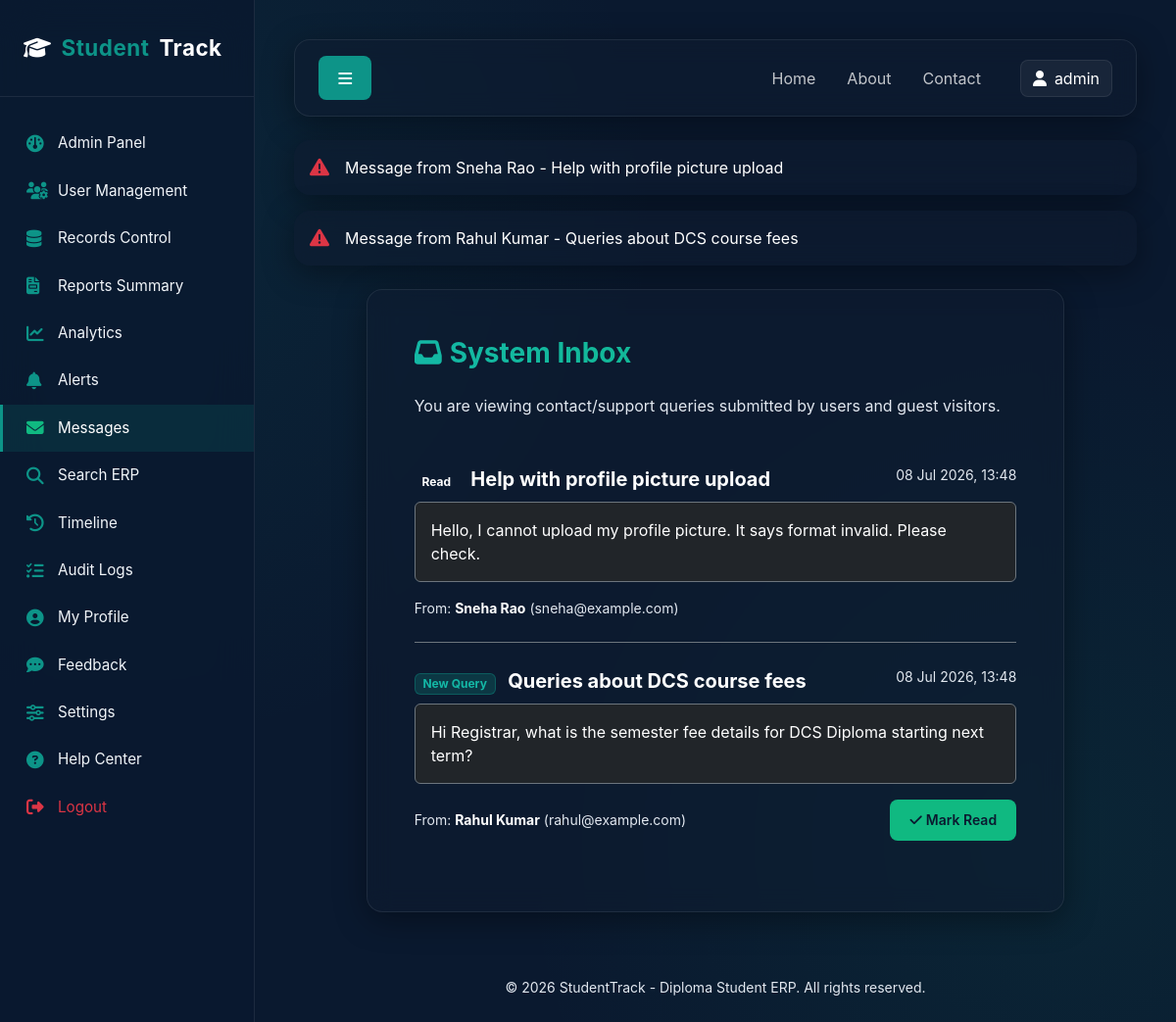
/messages/ (signed in), run on the app's committed database.
### erp/models.py (models this page shows)
class Message(models.Model):
    user = models.ForeignKey(User, null=True, blank=True, on_delete=models.SET_NULL, related_name='sent_messages')
    name = models.CharField(max_length=100)
    email = models.EmailField()
    subject = models.CharField(max_length=200)
    message = models.TextField()
    created_at = models.DateTimeField(auto_now_add=True)
    is_read = models.BooleanField(default=False)
    def __str__(self):
        return f"Message from {self.name} - {self.subject}"

### erp/views.py (the view)
# urls.py: path('messages/', views.messages_view, name='messages'),
@login_required
def messages_view(request):
    if request.user.profile.role == 'admin':
        msgs = Message.objects.all().order_by('-created_at')
    else:
        msgs = Message.objects.filter(user=request.user).order_by('-created_at')
    return render(request, 'erp/messages.html', {'messages': msgs})

### erp/templates/erp/messages.html (shortened to what this page needs)
{% extends 'erp/base.html' %}
{% block content %}
<div class="row">
    <div class="col-lg-10 mx-auto">
        <div class="glass-card p-5">
            <h3 class="fw-bold mb-4 accent-text-gradient"><i class="fa-solid fa-inbox me-2"></i>System Inbox</h3>
            {% if user.profile.role == 'admin' %}
                <p class="text-muted mb-4">You are viewing contact/support queries submitted by users and guest visitors.</p>
                <div class="list-group list-group-flush bg-transparent">
                    {% for msg in messages %}
                    <div class="list-group-item bg-transparent text-white border-secondary px-0 py-4">
                        <div class="d-flex justify-content-between align-items-start mb-2">
                            <div>
                                <span class="badge {% if msg.is_read %}badge-glass{% else %}badge-teal{% endif %} me-2">
                                    {% if msg.is_read %}Read{% else %}New Query{% endif %}
                                </span>
                                <strong class="fs-5">{{ msg.subject }}</strong>
                            </div>
                            <small class="text-muted">{{ msg.created_at|date:"d M Y, H:i" }}</small>
                        </div>
                        <div class="p-3 rounded bg-dark border border-secondary mb-3">
                            <p class="mb-0" style="white-space: pre-wrap;">{{ msg.message }}</p>
                        </div>
                        <div class="d-flex justify-content-between align-items-center">
                            <small class="text-muted">From: <strong class="text-white">{{ msg.name }}</strong> ({{ msg.email }})</small>
                            {% if not msg.is_read %}
                                <a href="{% url 'message_read' msg.id %}" class="btn btn-accent btn-sm"><i class="fa-solid fa-check me-1"></i>Mark Read</a>
                            {% endif %}
                        </div>
                    </div>
                    {% empty %}
                    <div class="text-center py-5 text-muted">
                        <i class="fa-solid fa-envelope-open-text mb-3" style="font-size: 3rem;"></i>
                        <p class="mb-0">No queries received in the database yet.</p>
                    </div>
                    {% endfor %}
                </div>
            {% endif %}
        </div>
    </div>
</div>
{% endblock %}

### erp/templates/erp/base.html (shortened to what this page needs)
{% load static %}
<!DOCTYPE html>
<html lang="en">
<head>
    <link href="https://cdn.jsdelivr.net/npm/bootstrap@5.3.0/dist/css/bootstrap.min.css" rel="stylesheet">
    <link href="https://cdnjs.cloudflare.com/ajax/libs/font-awesome/6.4.0/css/all.min.css" rel="stylesheet">
    <link rel="stylesheet" href="{% static 'erp/css/theme.css' %}">
</head>
<body>
    <div id="wrapper">
        {% if user.is_authenticated %}
        <nav id="sidebar">
            <div class="sidebar-header">
                <a href="{% url 'dashboard' %}" class="sidebar-brand">
                    <i class="fa-solid fa-graduation-cap text-teal"></i>
                    <span>Student</span>Track
                </a>
            </div>
            <ul class="components-nav">
                {% if user.profile.role == 'admin' %}
                    <li class="{% if request.resolver_match.url_name == 'admin_dashboard' %}active{% endif %}">
                        <a href="{% url 'admin_dashboard' %}"><i class="fa-solid fa-gauge"></i> Admin Panel</a>
                    </li>
                    <li class="{% if request.resolver_match.url_name == 'user_management' %}active{% endif %}">
                        <a href="{% url 'user_management' %}"><i class="fa-solid fa-users-cog"></i> User Management</a>
                    </li>
                    <li class="{% if request.resolver_match.url_name == 'data_management' %}active{% endif %}">
                        <a href="{% url 'data_management' %}"><i class="fa-solid fa-database"></i> Records Control</a>
                    </li>
                {% endif %}
                <li class="{% if request.resolver_match.url_name == 'reports' %}active{% endif %}">
                    <a href="{% url 'reports' %}"><i class="fa-solid fa-file-invoice"></i> Reports Summary</a>
                </li>
                <li class="{% if request.resolver_match.url_name == 'analytics' %}active{% endif %}">
                    <a href="{% url 'analytics' %}"><i class="fa-solid fa-chart-line"></i> Analytics</a>
                </li>
                <li class="{% if request.resolver_match.url_name == 'notifications' %}active{% endif %}">
                    <a href="{% url 'notifications' %}"><i class="fa-solid fa-bell"></i> Alerts</a>
                </li>
                <li class="{% if request.resolver_match.url_name == 'messages' %}active{% endif %}">
                    <a href="{% url 'messages' %}"><i class="fa-solid fa-envelope"></i> Messages</a>
                </li>
                <li class="{% if request.resolver_match.url_name == 'search' %}active{% endif %}">
                    <a href="{% url 'search' %}"><i class="fa-solid fa-search"></i> Search ERP</a>
                </li>
                <li class="{% if request.resolver_match.url_name == 'history' %}active{% endif %}">
                    <a href="{% url 'history' %}"><i class="fa-solid fa-clock-rotate-left"></i> Timeline</a>
                </li>
                <li class="{% if request.resolver_match.url_name == 'activity_logs' %}active{% endif %}">
                    <a href="{% url 'activity_logs' %}"><i class="fa-solid fa-list-check"></i> Audit Logs</a>
                </li>
                <li class="{% if request.resolver_match.url_name == 'profile' %}active{% endif %}">
                    <a href="{% url 'profile' %}"><i class="fa-solid fa-user-circle"></i> My Profile</a>
                </li>
                <li class="{% if request.resolver_match.url_name == 'feedback' %}active{% endif %}">
                    <a href="{% url 'feedback' %}"><i class="fa-solid fa-comment-dots"></i> Feedback</a>
                </li>
                <li class="{% if request.resolver_match.url_name == 'settings' %}active{% endif %}">
                    <a href="{% url 'settings' %}"><i class="fa-solid fa-sliders"></i> Settings</a>
                </li>
                <li class="{% if request.resolver_match.url_name == 'help_center' %}active{% endif %}">
                    <a href="{% url 'help_center' %}"><i class="fa-solid fa-question-circle"></i> Help Center</a>
                </li>
                <li>
                    <a href="{% url 'logout' %}" class="text-danger"><i class="fa-solid fa-sign-out-alt text-danger"></i> Logout</a>
                </li>
            </ul>
        </nav>
        {% endif %}
        <div id="content" class="w-100">
            <nav class="navbar navbar-expand-lg glass-card py-3 px-4 mb-4">
                <div class="container-fluid p-0">
                    {% if user.is_authenticated %}
                    <button type="button" id="sidebarCollapse" class="btn btn-teal me-3">
                        <i class="fa-solid fa-bars"></i>
                    </button>
                    {% else %}
                    <a href="{% url 'home' %}" class="navbar-brand text-white fw-bold me-auto">
                        <i class="fa-solid fa-graduation-cap text-teal me-2"></i>StudentTrack
                    </a>
                    {% endif %}
                    <div class="collapse navbar-collapse d-none d-lg-flex justify-content-end" id="navbarContent">
                        <ul class="navbar-nav align-items-center gap-3">
                            <li class="nav-item">
                                <a href="{% url 'home' %}" class="nav-link text-white opacity-75">Home</a>
                            </li>
                            <li class="nav-item">
                                <a href="{% url 'about' %}" class="nav-link text-white opacity-75">About</a>
                            </li>
                            <li class="nav-item mb-0">
                                <a href="{% url 'contact' %}" class="nav-link text-white opacity-75 me-3">Contact</a>
                            </li>
                            {% if user.is_authenticated %}
                            <li class="nav-item dropdown">
                                <a class="btn btn-glass d-flex align-items-center gap-2" href="{% url 'profile' %}">
                                    {% if user.profile.profile_pic %}
                                        <img src="{{ user.profile.profile_pic.url }}" alt="avatar" class="rounded-circle" style="width: 25px; height: 25px; object-fit: cover;">
                                    {% else %}
                                        <i class="fa-solid fa-user text-teal"></i>
                                    {% endif %}
                                    <span>{{ user.username }}</span>
                                </a>
                            </li>
                            {% endif %}
                        </ul>
                    </div>
                </div>
            </nav>
            {% if messages %}
                <div class="container-fluid p-0 mb-4">
                    {% for message in messages %}
                        <div class="alert alert-{% if message.tags == 'error' %}danger{% else %}{{ message.tags }}{% endif %} glass-card border-0 text-white d-flex align-items-center" role="alert">
                            <i class="fa-solid {% if message.tags == 'success' %}fa-circle-check text-success{% else %}fa-triangle-exclamation text-danger{% endif %} me-3 fs-5"></i>
                            <div>{{ message }}</div>
                        </div>
                    {% endfor %}
                </div>
            {% endif %}
            <div class="container-fluid p-0">
                {% block content %}{% endblock %}
            </div>
            <footer class="mt-5 text-center text-muted py-3">
                <small>&copy; 2026 StudentTrack - Diploma Student ERP. All rights reserved.</small>
            </footer>
        </div>
    </div>
</body>
</html>

### static/erp/css/theme.css (style rules this page uses)
:root { --bg-dark-blue: #0a192f; --bg-card-glass: rgba(16, 28, 48, 0.55); --border-glass: rgba(255, 255, 255, 0.08); --teal-green: #0d9488; --teal-green-hover: #14b8a6; --accent-green: #10b981; --light-gray: #f1f5f9; --pure-white: #ffffff; --text-muted: #e2e8f0; --sidebar-width: 260px; --transition-smooth: all 0.3s cubic-bezier(0.4, 0, 0.2, 1); }
.text-muted { color: #e2e8f0 !important; }
body { background-color: var(--bg-dark-blue); background-image: radial-gradient(circle at 10% 20%, rgba(13, 148, 136, 0.1) 0%, transparent 40%), radial-gradient(circle at 90% 80%, rgba(16, 185, 129, 0.08) 0%, transparent 40%); background-attachment: fixed; color: var(--pure-white); font-family: 'Inter', 'Outfit', -apple-system, BlinkMacSystemFont, "Segoe UI", Roboto, sans-serif; min-height: 100vh; overflow-x: hidden; }
.glass-card { background: var(--bg-card-glass); backdrop-filter: blur(12px); -webkit-backdrop-filter: blur(12px); border: 1px solid var(--border-glass); border-radius: 16px; box-shadow: 0 8px 32px 0 rgba(0, 0, 0, 0.37); transition: var(--transition-smooth); }
#wrapper { display: flex; width: 100%; align-items: stretch; }
#sidebar { min-width: var(--sidebar-width); max-width: var(--sidebar-width); background: rgba(10, 25, 47, 0.85); backdrop-filter: blur(20px); -webkit-backdrop-filter: blur(20px); border-right: 1px solid var(--border-glass); transition: var(--transition-smooth); min-height: 100vh; z-index: 1000; }
#content { width: 100%; padding: 2.5rem; min-height: 100vh; transition: var(--transition-smooth); }
.sidebar-header { padding: 2rem 1.5rem; border-bottom: 1px solid var(--border-glass); }
.sidebar-brand { font-size: 1.4rem; font-weight: 700; letter-spacing: 0.5px; color: var(--pure-white); text-decoration: none; display: flex; align-items: center; gap: 10px; }
.sidebar-brand span { color: var(--teal-green); }
.components-nav { padding: 1.5rem 0; list-style: none; margin: 0; }
.components-nav li a { padding: 0.8rem 1.5rem; font-size: 0.95rem; display: flex; align-items: center; gap: 12px; color: var(--light-gray); text-decoration: none; transition: var(--transition-smooth); border-left: 3px solid transparent; }
.components-nav li a:hover, .components-nav li.active a { color: var(--pure-white); background: rgba(13, 148, 136, 0.15); border-left-color: var(--teal-green); }
.components-nav li a i { width: 20px; font-size: 1.1rem; color: var(--teal-green); }
.components-nav li.active a i { color: var(--accent-green); }
.btn-teal { background-color: var(--teal-green); color: var(--pure-white); border: 1px solid transparent; transition: var(--transition-smooth); border-radius: 8px; font-weight: 600; padding: 0.6rem 1.2rem; }
.btn-accent { background-color: var(--accent-green); color: var(--bg-dark-blue); border: 1px solid transparent; transition: var(--transition-smooth); border-radius: 8px; font-weight: 600; padding: 0.6rem 1.2rem; }
.btn-glass { background: rgba(255, 255, 255, 0.05); border: 1px solid var(--border-glass); color: var(--pure-white); border-radius: 8px; transition: var(--transition-smooth); }
.badge-teal { background-color: rgba(13, 148, 136, 0.25); color: var(--teal-green-hover); border: 1px solid rgba(13, 148, 136, 0.4); }
.accent-text-gradient { background: linear-gradient(135deg, var(--teal-green-hover) 0%, var(--accent-green) 100%); background-clip: text; -webkit-background-clip: text; -webkit-text-fill-color: transparent; }

### data on the page
Message: name+subject "Message from Sneha Rao - Help with profile picture upload", is_read "Read", subject "Help with profile picture upload", created_at "08 Jul 2026, 13:48", message "Hello, I cannot upload my profile picture. It says format invalid. Please check.", name "Sneha Rao", email "sneha@example.com"
Message: name+subject "Message from Rahul Kumar - Queries about DCS course fees", is_read "New Query", subject "Queries about DCS course fees", created_at "08 Jul 2026, 13:48", message "Hi Registrar, what is the semester fee details for DCS Diploma starting next term?", name "Rahul Kumar", email "rahul@example.com"

### other printed values
{{ user.username }} "admin"
